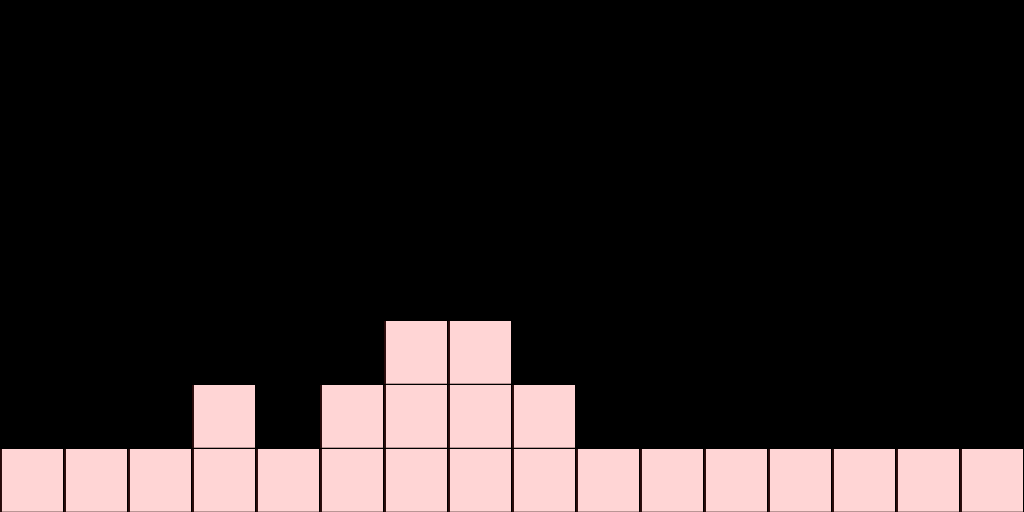

The image is a tile-based game level rendered from a .tmx file. Its description and complete source (layers, tilesets, objects, tile grids) follow:
An orthogonal 16x8 tile map with 64x64 px tiles, 2 tile layers (image, collision), 2 tilesets and 3 objects (player, goal, enemy).

<map version="1.0" orientation="orthogonal" width="16" height="8" tilewidth="64" tileheight="64">
 <tileset firstgid="1" name="earth" tilewidth="63" tileheight="63">
  <image source="../img/map/earth.png" trans="ff00ff" width="63" height="66" />
 </tileset>
 <tileset firstgid="2" name="meta" tilewidth="63" tileheight="63">
  <image source="../img/map/meta.png" trans="ff00ff" width="128" height="64" />
 </tileset>
 <layer name="image" width="16" height="8">
  <data encoding="csv">
0,0,0,0,0,0,0,0,0,0,0,0,0,0,0,0,
0,0,0,0,0,0,0,0,0,0,0,0,0,0,0,0,
0,0,0,0,0,0,0,0,0,0,0,0,0,0,0,0,
0,0,0,0,0,0,0,0,0,0,0,0,0,0,0,0,
0,0,0,0,0,0,0,0,0,0,0,0,0,0,0,0,
0,0,0,0,0,0,1,1,0,0,0,0,0,0,0,0,
0,0,0,1,0,1,1,1,1,0,0,0,0,0,0,0,
1,1,1,1,1,1,1,1,1,1,1,1,1,1,1,1
</data>
 </layer>
 <layer name="collision" width="16" height="8">
  <data encoding="csv">
0,0,0,0,0,0,0,0,0,0,0,0,0,0,0,0,
0,0,0,0,0,0,0,0,0,0,0,0,0,0,0,0,
0,0,0,0,0,0,0,0,0,0,0,0,0,0,0,0,
0,0,0,0,0,0,0,0,0,0,0,0,0,0,0,0,
0,0,0,0,0,0,0,0,0,0,0,0,0,0,0,0,
0,0,0,0,0,0,3,3,0,0,0,0,0,0,0,0,
0,0,0,3,0,3,3,3,3,0,0,0,0,0,0,0,
3,3,3,3,3,3,3,3,3,3,3,3,3,3,3,3
</data>
 </layer>
 <objectgroup name="object" width="16" height="8">
  <object name="player" x="64" y="384" width="64" height="64" />
  <object name="goal" x="768" y="384" width="64" height="64" />
  <object name="enemy" x="640" y="384" width="64" height="64" />
 </objectgroup>
</map>